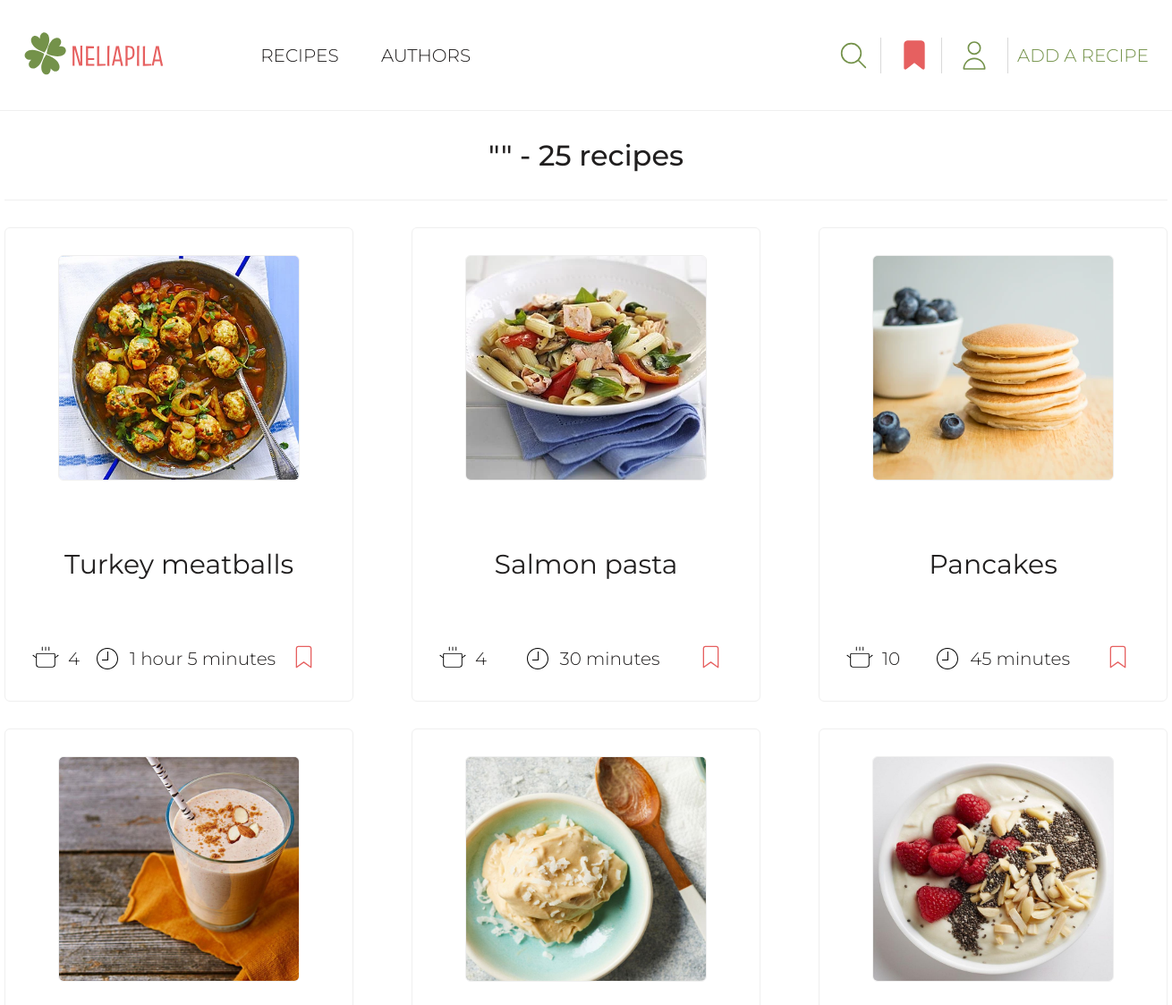
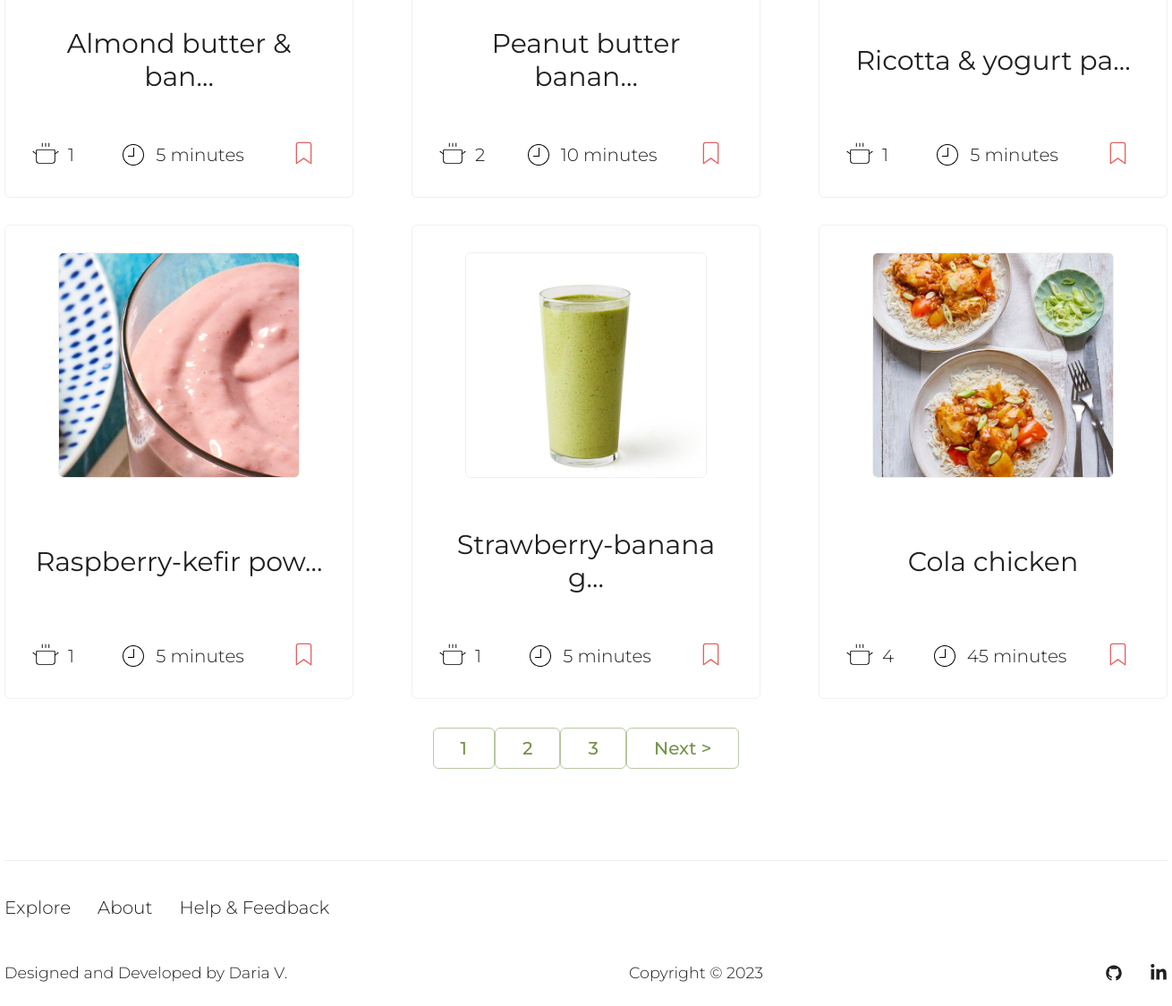
Screenshot of /found-recipes/ with the database file from the repository (2 pictures, top to bottom).
### recipes/models.py (models this page shows, shortened)
class Recipe(models.Model):
    CATEGORY_CHOICES = [
        ('Breakfast', 'Breakfast'),
        ('Lunch', 'Lunch'),
        ('Dinner', 'Dinner'),
        ('Snacks', 'Snacks'),
        ('Desserts', 'Desserts'),
        ('Drinks', 'Drinks'),
        ('Miscellaneous', 'Other')
    ]
    STATUS_CHOICES = [
        (True, 'Approved'),
        (False, 'On moderation'),
    ]
    author = models.ForeignKey(User, on_delete=models.CASCADE, null=True, blank=True)
    title = models.CharField(max_length=50)
    portions = models.PositiveIntegerField(default=1, blank=True, null=True)
    cooking_hours = models.PositiveIntegerField(default=0)
    cooking_minutes = models.PositiveIntegerField(default=0)
    image = models.ImageField(upload_to=recipe_image_path)
    category = models.CharField(max_length=20, choices=CATEGORY_CHOICES)
    ingredients = models.TextField()
    steps = models.TextField()
    is_approved = models.BooleanField(default=False, choices=STATUS_CHOICES)
    date_created = models.DateTimeField(auto_now_add=True)

### home/views.py (the view)
# urls.py: path('found-recipes/', views.search_recipes, name='found-recipes'),
def search_recipes(request):
    try:
        favorite_recipes = [favorite.favorite_recipe for favorite in request.user.profile.favorite_set.all()]
    except AttributeError:
        favorite_recipes = ''
    recipes, search_query = get_found_recipes(request)
    recipes_count = recipes.count()
    recipes, paginator, custom_range = paginate_recipes(request, recipes, results=9)
    context = {'recipes': recipes, 'favorites': favorite_recipes, 'recipes_count': recipes_count,
               'search_query': search_query, 'paginator': paginator, 'custom_range': custom_range}
    return render(request, 'recipes/found-recipes.html', context)

### home/utilis.py (called while the page is built)
def get_found_recipes(request):
    search_query = request.GET.get('search-bar') \
        if request.GET.get('search-bar') else ''
    recipes = Recipe.objects.distinct().filter(Q(is_approved=True) &
                                               (Q(title__icontains=search_query) |
                                                Q(ingredients__icontains=search_query)))
    return recipes, search_query

### home/views.py (called while the page is built)
def paginate_recipes(request, recipes, results=6):
    page = request.GET.get('page')
    paginator = Paginator(recipes, results)
    try:
        recipes = paginator.page(page)
    except PageNotAnInteger:
        page = 1
        recipes = paginator.page(page)
    except EmptyPage:
        page = paginator.num_pages
        recipes = paginator.page(page)
    page = int(page)
    left_index = page - 3 if page > 3 else 1
    right_index = page + 4 if page < paginator.num_pages - 3 else paginator.num_pages + 1
    custom_range = range(left_index, right_index)
    return recipes, paginator, custom_range

### templates/recipes/found-recipes.html (shortened to what this page needs)
{% extends 'base/base.html' %}
{% load static %}
{% block css %}
<link rel="stylesheet" href="{% static 'home/css/home.css' %}">
{% endblock %}
{% block content %}
<section class="found-recipes-page">
    <section class="all-approved-recipes container">
        <div class="recipes ">
            <h1 class="found-recipes-heading">"{{ search_query }}" - {{ recipes_count }} recipes</h1>
            <div class="all-recipes">
                {% if recipes %}
                {% for recipe in recipes %}
                <div class="sp-recipe">
                    <div class="recipe-image">
                        <a href="{% url 'specific-recipe' recipe.id %}">
                            <img src="{{ recipe.image.url }}" alt="Recipe Image">
                        </a>
                    </div>
                    <div class="recipe-title">
                        <a href="{% url 'specific-recipe' recipe.id %}">
                            <h2>{{ recipe.title|truncatechars:20 }}</h2></a>
                    </div>
                    <div class="recipe-short-info">
                        <div class="recipe-portions info">
                            <img src="{% static 'recipes/images/pot-svg.svg' %}" alt="Pot">
                            <span>{{ recipe.portions }}</span>
                        </div>
                        <div class="recipe-cooking-time info">
                            <img src="{% static 'recipes/images/clock-svg.svg' %}" alt="Clock">
                            {% if recipe.cooking_hours != 0 and recipe.cooking_minutes != 0 %}
                            <span>{{ recipe.cooking_hours }} hour{{ recipe.cooking_hours | pluralize:'s' }}
                                {{ recipe.cooking_minutes }} minute{{ recipe.cooking_minutes | pluralize:'s' }}</span>
                            {% elif recipe.cooking_hours != 0 and recipe.cooking_minutes == 0 %}
                            <span>{{ recipe.cooking_hours }} hour{{ recipe.cooking_hours | pluralize:'s' }}</span>
                            {% elif recipe.cooking_hours == 0 and recipe.cooking_minutes != 0 %}
                            <span>{{ recipe.cooking_minutes }} minute{{ recipe.cooking_minutes | pluralize:'s' }}
                                </span>
                            {% endif %}
                        </div>
                        <div class="add-recipe-to-favorites info">
                            {% if recipe in favorites %}
                            <a class="button-favorites-link button-link"
                               href="{% url 'delete-from-favorites' recipe.id %}">
                                <img src="{% static 'user/images/filled-bookmark-svg.svg' %}" alt="Bookmark">
                            </a>
                            {% else %}
                            <a class="button-favorites-link button-link"
                               href="{% url 'add-to-favorites' recipe.id %}">
                                <img src="{% static 'user/images/bookmark-svg.svg' %}" alt="Bookmark">
                            </a>
                            {% endif %}
                        </div>
                    </div>
                </div>
                {% endfor %}
                <section class="paginator-section">
                    {% if recipes.has_other_pages %}
                    <div class="pagination container">
                        <div class="pag">
                            <ul class="pag-list">
                                {% for page in custom_range %}
                                {% if page == recipes.number %}
                                <li><a href="?page={{ page }}{% if search_query %}&search-bar={{ search_query }}{% endif %}"
                                       class="btn page-link">{{ page }}</a></li>
                                {% else %}
                                <li><a href="?page={{ page }}{% if search_query %}&search-bar={{ search_query }}{% endif %}"
                                       class="btn page-link">{{ page }}</a></li>
                                {% endif %}
                                {% endfor %}
                                {% if recipes.has_next %}
                                <li><a href="?page={{ recipes.next_page_number }}
                                       {% if search_query %}&search-bar={{ search_query }}{% endif %}"
                                       class="btn page-link">Next &gt;</a></li>
                                {% endif %}
                            </ul>
                        </div>
                    </div>
                    {% endif %}
                </section>
                {% endif %}
            </div>
        </div>
    </section>
</section>
{% endblock %}

### static/base/css/base.css (style rules this page uses)
html { height: 100%; position: relative; }
body { font-family: 'Montserrat', sans-serif; font-weight: 300; font-size: 20px; color: #211f1f; background-color: #FFFFFF; margin: 0; padding: 0; min-height: 100%; display: flex; flex-direction: column; }
a { text-decoration: none; color: #211f1f; }
h1, h2, h3, p { margin: 0; font-weight: 300; }
li, ul { margin: 0; padding: 0; }
.container { width: 1240px; margin: 0 auto; position: relative; }
.btn { width: 100%; border: 1px solid rgba(116, 146, 74, 0.5); padding: 10px 30px; box-sizing: border-box; background-color: transparent; border-radius: 6px; color: #74924a; font-weight: 500; min-height: 40px; cursor: pointer; }

### static/home/css/home.css (style rules this page uses)
.categories, .all-approved-recipes, .pag { margin-bottom: 50px; width: 1300px; }
.all-recipes { display: flex; flex-direction: row; flex-wrap: wrap; }
.sp-recipe { min-width: 30%; text-align: center; padding: 30px 30px; box-sizing: border-box; border: 1px solid #efefef; border-radius: 6px; min-height: 530px; display: flex; flex-direction: column; justify-content: space-between; margin-bottom: 30px; max-width: 390px; }
.sp-recipe:nth-child(3n+2) { margin-right: 65px; margin-left: 65px; }
.recipe-image img { width: 270px; height: 252px; border: 1px solid #efefef; border-radius: 6px; box-sizing: border-box; }
.recipe-title h2 { font-weight: 400; }
.recipe-short-info { display: flex; flex-direction: row; align-items: center; justify-content: space-between; }
.recipe-short-info img { width: 30px; height: 30px; margin-right: 10px; }
.info { display: flex; flex-direction: row; align-items: center; }
.found-recipes-heading { font-size: 2rem; padding: 30px 0; text-align: center; font-weight: 500; border-bottom: 1px solid #efefef; margin-bottom: 30px; }
.pag { display: flex; flex-direction: row; min-height: 50px; align-items: center; justify-content: center; }
.pag-list { list-style: none; display: flex; flex-direction: row; }

### rows the page displays
Recipe: image (picture), title "Turkey meatballs", portions "4", cooking_hours "1", cooking_minutes "5", cooking_minutes|pluralize "s"
Recipe: image (picture), title "Salmon pasta", portions "4", cooking_minutes "30", cooking_minutes|pluralize "s"
Recipe: image (picture), title "Pancakes", portions "10", cooking_minutes "45", cooking_minutes|pluralize "s"
Recipe: image (picture), title "Almond butter & ban…", portions "1", cooking_minutes "5", cooking_minutes|pluralize "s"
Recipe: image (picture), title "Peanut butter banan…", portions "2", cooking_minutes "10", cooking_minutes|pluralize "s"
Recipe: image (picture), title "Ricotta & yogurt pa…", portions "1", cooking_minutes "5", cooking_minutes|pluralize "s"
Recipe: image (picture), title "Raspberry-kefir pow…", portions "1", cooking_minutes "5", cooking_minutes|pluralize "s"
Recipe: image (picture), title "Strawberry-banana g…", portions "1", cooking_minutes "5", cooking_minutes|pluralize "s"
Recipe: image (picture), title "Cola chicken", portions "4", cooking_minutes "45", cooking_minutes|pluralize "s"

### other values shown
{{ recipes_count }} "25"
{{ page }} "1"
{{ page }} "2" "3"
